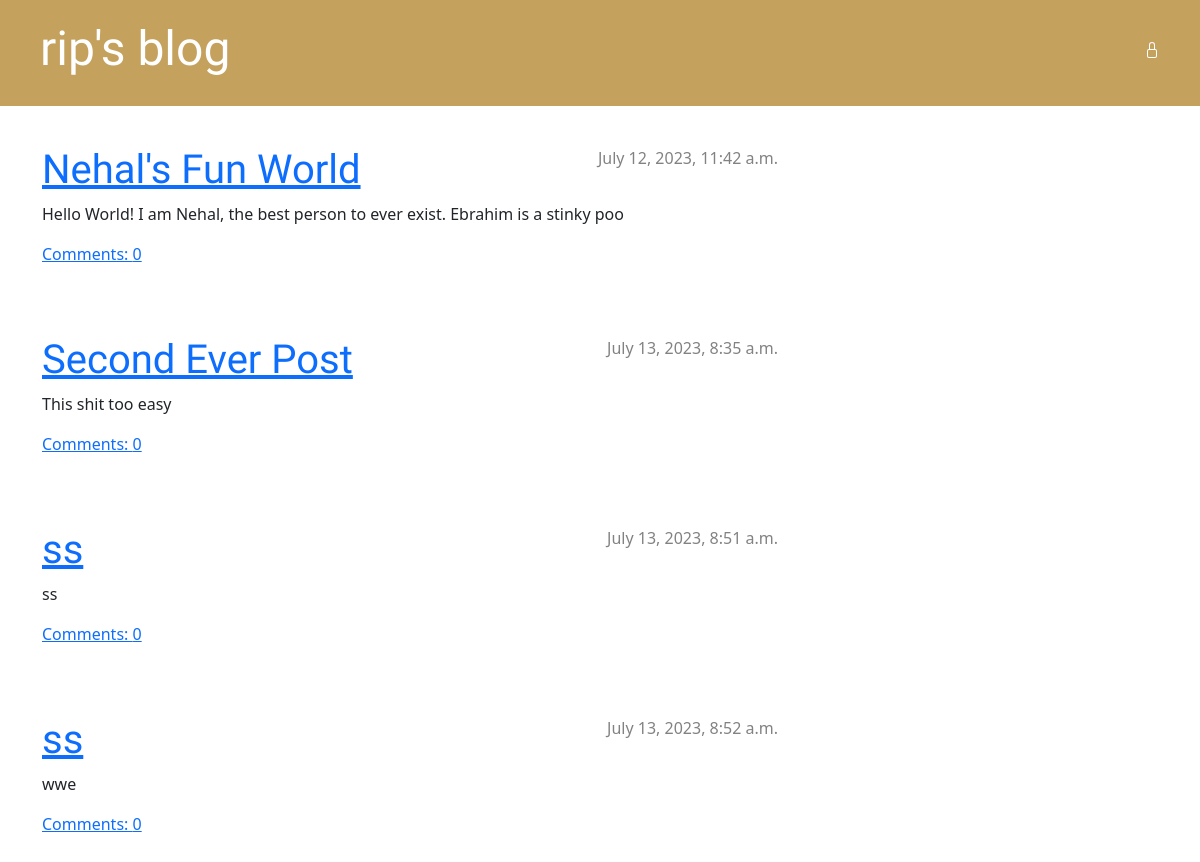
The app's page /, older data.
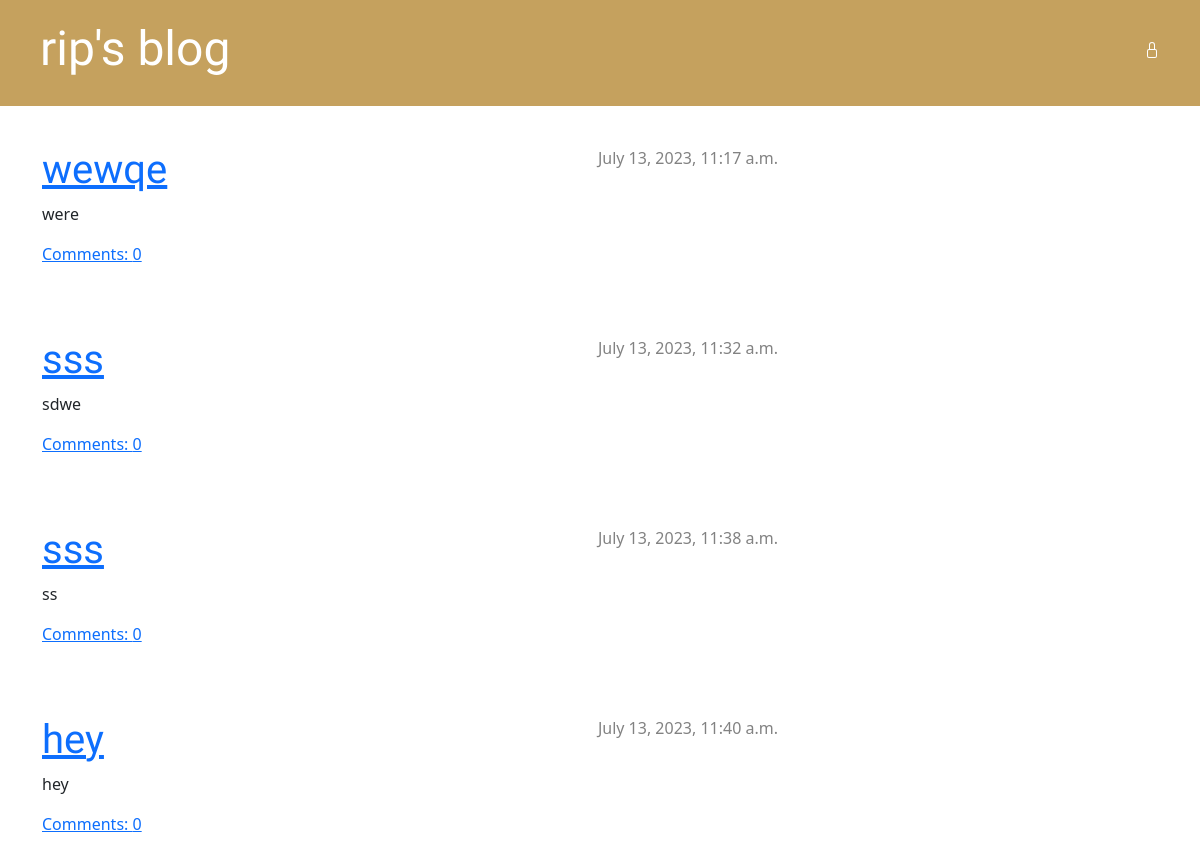
The same page, newer data.
### blog/models.py (models this page shows, shortened)
class Post(models.Model):
    author = models.ForeignKey(settings.AUTH_USER_MODEL, on_delete=models.CASCADE)
    title = models.CharField(max_length=200)
    text = models.TextField()
    created_date = models.DateTimeField(default=timezone.now)
    published_date = models.DateTimeField(blank=True, null=True)

### blog/views.py (the view)
# urls.py: path('', views.post_list, name='post_list'),
def post_list(request):
    posts = Post.objects.filter(published_date__lte=timezone.now()).order_by('published_date')
    return render(request, 'blog/post_list.html', {'posts': posts})

### blog/templates/blog/post_list.html
{% extends 'blog/base.html' %}
{% block content %}
    {% for post in posts %}
        <div class="post">
            <div class="date">
                {{ post.published_date }}
            </div>
            <h1><a href="{% url 'post_detail' pk=post.pk %}">{{ post.title }}</a></h1>
            <p>{{ post.text|linebreaksbr }}</p>
            <a href="{% url 'post_detail' pk=post.pk %}">Comments: {{ post.comments.count }}</a>
        </div>
    {% endfor %}
{% endblock content %}

### blog/templates/blog/base.html (shortened to what this page needs)
{% load static %}
<!DOCTYPE html>
<html>
    <head>
        <link rel="stylesheet" href="https://cdn.jsdelivr.net/npm/bootstrap@5.1.3/dist/css/bootstrap.min.css">
        <link rel="stylesheet" href="{% static 'css/blog.css' %}">
    </head>
    <body>
        <div class="page-header">
            {% if user.is_authenticated %}
                <a href="{% url 'post_new' %}" class="top-menu">
                {% include './icons/pencil-square.svg' %}
                </a>
                <a href="{% url 'post_draft_list' %}" class="top-menu">
                {% include './icons/file-earmark-plus.svg' %}
                </a>
                <p class="top-menu">Hello {{ user.username }} <small>(<a href="{% url 'logout' %}">Log out</a>)</small></p>
            {% else %}
                <a href="{% url 'login' %}" class="top-menu">
                </a>
            {% endif %}
            <h1><a href="/">rip's blog</a></h1>
        </div>
        <div class="content container">
            <div class="row">
                <div class="col-md-8">
                {% block content %}
                {% endblock %}
                </div>
            </div>
        </div>
    </body>
</html>

### static/css/blog.css (style rules this page uses)
.page-header { background-color: #c5a15e; margin-top: 0; margin-bottom: 40px; padding: 20px 20px 20px 40px; }
.page-header h1, .page-header h1 a, .page-header h1 a:visited, .page-header h1 a:active { color: #ffffff; font-size: 36pt; text-decoration: none; }
h1, h2, h3, h4 { font-family: 'Lobster', cursive; }
.date { color: #828282; }
.top-menu, .top-menu:hover, .top-menu:visited { color: #ffffff; float: right; font-size: 26pt; margin-right: 20px; }
.post { margin-bottom: 70px; }
.post > .date, .post > .actions { float: right; }

Row changes from the older to the newer data that the page shows:
removed Post: published_date "July 12, 2023, 11:42 a.m.", title "Nehal's Fun World", text "Hello World! I am Nehal, the best person to ever exist. Ebrahim is a stinky poo", comments.count "0"
removed Post: published_date "July 13, 2023, 8:35 a.m.", title "Second Ever Post", text "This shit too easy", comments.count "0"
removed Post: published_date "July 13, 2023, 8:51 a.m.", title "ss", text "ss", comments.count "0"
removed Post: published_date "July 13, 2023, 8:52 a.m.", title "ss", text "wwe", comments.count "0"
added Post: published_date "July 13, 2023, 11:17 a.m.", title "wewqe", text "were", comments.count "0"
added Post: published_date "July 13, 2023, 11:32 a.m.", title "sss", text "sdwe", comments.count "0"
added Post: published_date "July 13, 2023, 11:38 a.m.", title "sss", text "ss", comments.count "0"
added Post: published_date "July 13, 2023, 11:40 a.m.", title "hey", text "hey", comments.count "0"
